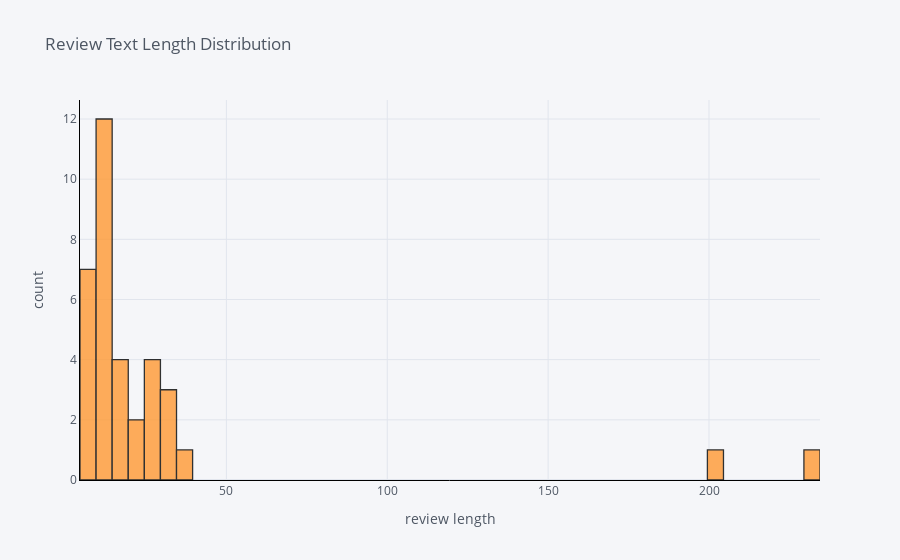

The cell this chart's notebook holds for it:
### Code cell
reviews['review_len'].iplot(
    kind='hist',
    bins=100,
    xTitle='review length',
    linecolor='black',
    yTitle='count',
    title='Review Text Length Distribution')

### Figure 1 — Plotly figure (JSON) as saved in the notebook; plotly's stock layout.template omitted (floating-point values rounded to 4 significant figures)
{"data": [{"histfunc": "count", "histnorm": "", "marker": {"color": "rgba(255, 153, 51, 1.0)", "line": {"color": "#000000", "width": 1.3}}, "name": "review_len", "nbinsx": 100, "opacity": 0.8, "orientation": "v", "type": "histogram", "x": [11, 10, 10, 8, 11, 36, 230, 6, 7, 13, 7, 12, 16, 9, 23, 18, 22, 30, 17, 25, 18, 34, 10, 28, 10, 204, 29, 9, 14, 12, 12, 12, 25, 34, 8]}], "layout": {"barmode": "overlay", "legend": {"bgcolor": "#F5F6F9", "font": {"color": "#4D5663"}}, "paper_bgcolor": "#F5F6F9", "plot_bgcolor": "#F5F6F9", "title": {"font": {"color": "#4D5663"}, "text": "Review Text Length Distribution"}, "xaxis": {"gridcolor": "#E1E5ED", "linecolor": "black", "showgrid": true, "tickfont": {"color": "#4D5663"}, "title": {"font": {"color": "#4D5663"}, "text": "review length"}, "zerolinecolor": "#E1E5ED"}, "yaxis": {"gridcolor": "#E1E5ED", "linecolor": "black", "showgrid": true, "tickfont": {"color": "#4D5663"}, "title": {"font": {"color": "#4D5663"}, "text": "count"}, "zerolinecolor": "#E1E5ED"}}}
